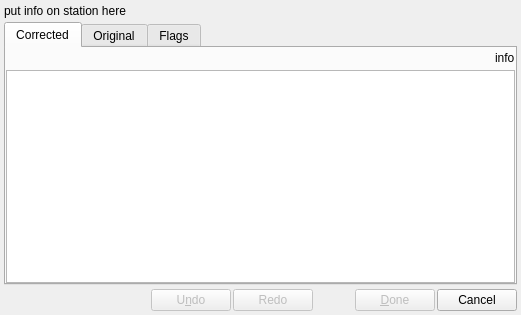
<?xml version="1.0" encoding="UTF-8"?>
<ui version="4.0">
 <class>WeatherDialog</class>
 <widget class="QDialog" name="WeatherDialog">
  <property name="geometry">
   <rect>
    <x>0</x>
    <y>0</y>
    <width>521</width>
    <height>315</height>
   </rect>
  </property>
  <property name="windowTitle">
   <string>WatchWeather</string>
  </property>
  <layout class="QVBoxLayout" name="verticalLayout">
   <property name="spacing">
    <number>4</number>
   </property>
   <property name="margin">
    <number>4</number>
   </property>
   <item>
    <widget class="QLabel" name="labelStationInfo">
     <property name="text">
      <string notr="true">put info on station here</string>
     </property>
     <property name="wordWrap">
      <bool>true</bool>
     </property>
    </widget>
   </item>
   <item>
    <widget class="QTabWidget" name="tabWidget">
     <property name="currentIndex">
      <number>0</number>
     </property>
     <widget class="QWidget" name="tabCorrected">
      <attribute name="title">
       <string>Corrected</string>
      </attribute>
      <layout class="QVBoxLayout" name="verticalLayout_2">
       <property name="spacing">
        <number>2</number>
       </property>
       <property name="margin">
        <number>0</number>
       </property>
       <item>
        <layout class="QHBoxLayout" name="horizontalLayout_2">
         <property name="spacing">
          <number>2</number>
         </property>
         <item>
          <widget class="AcceptRejectButtons" name="buttonsAcceptReject" native="true"/>
         </item>
         <item>
          <spacer name="spacer3">
           <property name="orientation">
            <enum>Qt::Horizontal</enum>
           </property>
           <property name="sizeHint" stdset="0">
            <size>
             <width>40</width>
             <height>20</height>
            </size>
           </property>
          </spacer>
         </item>
         <item>
          <widget class="QLabel" name="labelInfoRR">
           <property name="text">
            <string notr="true">info</string>
           </property>
          </widget>
         </item>
        </layout>
       </item>
       <item>
        <widget class="QTableView" name="tableCorrected">
         <property name="selectionMode">
          <enum>QAbstractItemView::ContiguousSelection</enum>
         </property>
         <attribute name="verticalHeaderDefaultSectionSize">
          <number>20</number>
         </attribute>
        </widget>
       </item>
      </layout>
     </widget>
     <widget class="QWidget" name="tabOriginal">
      <attribute name="title">
       <string>Original</string>
      </attribute>
      <layout class="QVBoxLayout" name="verticalLayout_3">
       <property name="spacing">
        <number>2</number>
       </property>
       <property name="margin">
        <number>2</number>
       </property>
       <item>
        <widget class="QTableView" name="tableOriginal">
         <property name="selectionMode">
          <enum>QAbstractItemView::ContiguousSelection</enum>
         </property>
         <attribute name="verticalHeaderDefaultSectionSize">
          <number>20</number>
         </attribute>
        </widget>
       </item>
      </layout>
     </widget>
     <widget class="QWidget" name="tabFlags">
      <attribute name="title">
       <string>Flags</string>
      </attribute>
      <layout class="QVBoxLayout" name="verticalLayout_4">
       <property name="spacing">
        <number>2</number>
       </property>
       <property name="margin">
        <number>2</number>
       </property>
       <item>
        <widget class="QTableView" name="tableFlags">
         <property name="selectionMode">
          <enum>QAbstractItemView::ContiguousSelection</enum>
         </property>
         <attribute name="verticalHeaderDefaultSectionSize">
          <number>20</number>
         </attribute>
        </widget>
       </item>
      </layout>
     </widget>
    </widget>
   </item>
   <item>
    <layout class="QHBoxLayout" name="horizontalLayout">
     <property name="spacing">
      <number>2</number>
     </property>
     <item>
      <spacer name="spacer1">
       <property name="orientation">
        <enum>Qt::Horizontal</enum>
       </property>
       <property name="sizeHint" stdset="0">
        <size>
         <width>40</width>
         <height>20</height>
        </size>
       </property>
      </spacer>
     </item>
     <item>
      <widget class="QPushButton" name="buttonUndo">
       <property name="enabled">
        <bool>false</bool>
       </property>
       <property name="text">
        <string>U&amp;ndo</string>
       </property>
       <property name="autoDefault">
        <bool>false</bool>
       </property>
      </widget>
     </item>
     <item>
      <widget class="QPushButton" name="buttonRedo">
       <property name="enabled">
        <bool>false</bool>
       </property>
       <property name="text">
        <string>Redo</string>
       </property>
       <property name="autoDefault">
        <bool>false</bool>
       </property>
      </widget>
     </item>
     <item>
      <spacer name="spacer2">
       <property name="orientation">
        <enum>Qt::Horizontal</enum>
       </property>
       <property name="sizeType">
        <enum>QSizePolicy::Preferred</enum>
       </property>
       <property name="sizeHint" stdset="0">
        <size>
         <width>40</width>
         <height>20</height>
        </size>
       </property>
      </spacer>
     </item>
     <item>
      <widget class="QPushButton" name="buttonSave">
       <property name="enabled">
        <bool>false</bool>
       </property>
       <property name="text">
        <string>&amp;Done</string>
       </property>
       <property name="autoDefault">
        <bool>false</bool>
       </property>
      </widget>
     </item>
     <item>
      <widget class="QPushButton" name="buttonClose">
       <property name="text">
        <string>Cancel</string>
       </property>
       <property name="autoDefault">
        <bool>false</bool>
       </property>
      </widget>
     </item>
    </layout>
   </item>
  </layout>
 </widget>
 <customwidgets>
  <customwidget>
   <class>AcceptRejectButtons</class>
   <extends>QWidget</extends>
   <header>common/AcceptRejectButtons.hh</header>
   <container>1</container>
  </customwidget>
 </customwidgets>
 <tabstops>
  <tabstop>tableCorrected</tabstop>
  <tabstop>buttonSave</tabstop>
  <tabstop>buttonClose</tabstop>
 </tabstops>
 <resources/>
 <connections>
  <connection>
   <sender>buttonSave</sender>
   <signal>clicked()</signal>
   <receiver>WeatherDialog</receiver>
   <slot>accept()</slot>
   <hints>
    <hint type="sourcelabel">
     <x>428</x>
     <y>309</y>
    </hint>
    <hint type="destinationlabel">
     <x>498</x>
     <y>314</y>
    </hint>
   </hints>
  </connection>
  <connection>
   <sender>buttonClose</sender>
   <signal>clicked()</signal>
   <receiver>WeatherDialog</receiver>
   <slot>reject()</slot>
   <hints>
    <hint type="sourcelabel">
     <x>515</x>
     <y>309</y>
    </hint>
    <hint type="destinationlabel">
     <x>519</x>
     <y>314</y>
    </hint>
   </hints>
  </connection>
  <connection>
   <sender>buttonUndo</sender>
   <signal>clicked()</signal>
   <receiver>WeatherDialog</receiver>
   <slot>onUndo()</slot>
   <hints>
    <hint type="sourcelabel">
     <x>212</x>
     <y>309</y>
    </hint>
    <hint type="destinationlabel">
     <x>136</x>
     <y>314</y>
    </hint>
   </hints>
  </connection>
  <connection>
   <sender>buttonRedo</sender>
   <signal>clicked()</signal>
   <receiver>WeatherDialog</receiver>
   <slot>onRedo()</slot>
   <hints>
    <hint type="sourcelabel">
     <x>263</x>
     <y>296</y>
    </hint>
    <hint type="destinationlabel">
     <x>322</x>
     <y>287</y>
    </hint>
   </hints>
  </connection>
 </connections>
 <slots>
  <slot>onRedistribute()</slot>
  <slot>onEdit()</slot>
  <slot>onUndo()</slot>
  <slot>onRedistributeQC2()</slot>
  <slot>onAcceptRow()</slot>
  <slot>onShowNeighbors()</slot>
  <slot>onNeighborDataDateChanged(QDate)</slot>
  <slot>onRedo()</slot>
 </slots>
</ui>
